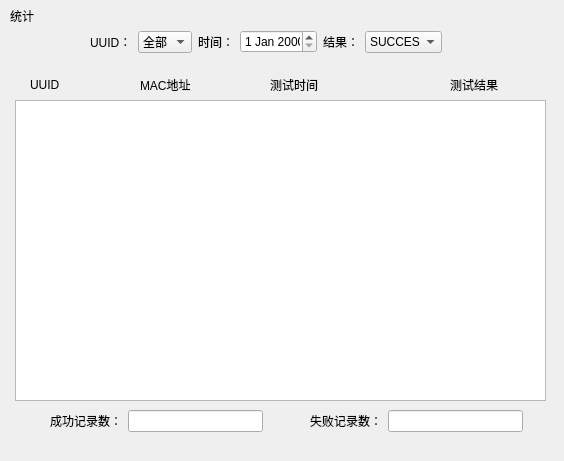
<?xml version="1.0" encoding="UTF-8"?>
<ui version="4.0">
 <class>staisform</class>
 <widget class="QWidget" name="staisform">
  <property name="geometry">
   <rect>
    <x>0</x>
    <y>0</y>
    <width>564</width>
    <height>461</height>
   </rect>
  </property>
  <property name="windowTitle">
   <string>Form</string>
  </property>
  <widget class="QLabel" name="label_4">
   <property name="geometry">
    <rect>
     <x>10</x>
     <y>10</y>
     <width>54</width>
     <height>12</height>
    </rect>
   </property>
   <property name="text">
    <string>统计</string>
   </property>
  </widget>
  <widget class="QTableView" name="tableView">
   <property name="geometry">
    <rect>
     <x>15</x>
     <y>100</y>
     <width>531</width>
     <height>301</height>
    </rect>
   </property>
  </widget>
  <widget class="QLabel" name="label_8">
   <property name="geometry">
    <rect>
     <x>140</x>
     <y>70</y>
     <width>59</width>
     <height>29</height>
    </rect>
   </property>
   <property name="text">
    <string>MAC地址</string>
   </property>
  </widget>
  <widget class="QLabel" name="label_9">
   <property name="geometry">
    <rect>
     <x>270</x>
     <y>70</y>
     <width>59</width>
     <height>29</height>
    </rect>
   </property>
   <property name="text">
    <string>测试时间</string>
   </property>
  </widget>
  <widget class="QLabel" name="label_10">
   <property name="geometry">
    <rect>
     <x>450</x>
     <y>70</y>
     <width>59</width>
     <height>29</height>
    </rect>
   </property>
   <property name="text">
    <string>测试结果</string>
   </property>
  </widget>
  <widget class="QLabel" name="label_11">
   <property name="geometry">
    <rect>
     <x>30</x>
     <y>70</y>
     <width>59</width>
     <height>29</height>
    </rect>
   </property>
   <property name="text">
    <string>UUID</string>
   </property>
  </widget>
  <widget class="QWidget" name="">
   <property name="geometry">
    <rect>
     <x>90</x>
     <y>30</y>
     <width>352</width>
     <height>24</height>
    </rect>
   </property>
   <layout class="QHBoxLayout" name="horizontalLayout_4">
    <item>
     <layout class="QHBoxLayout" name="horizontalLayout_3">
      <item>
       <widget class="QLabel" name="label">
        <property name="text">
         <string>UUID：</string>
        </property>
       </widget>
      </item>
      <item>
       <widget class="QComboBox" name="comboBox">
        <item>
         <property name="text">
          <string>全部</string>
         </property>
        </item>
       </widget>
      </item>
     </layout>
    </item>
    <item>
     <layout class="QHBoxLayout" name="horizontalLayout_2">
      <item>
       <widget class="QLabel" name="label_2">
        <property name="text">
         <string>时间：</string>
        </property>
       </widget>
      </item>
      <item>
       <widget class="QDateEdit" name="dateEdit"/>
      </item>
     </layout>
    </item>
    <item>
     <layout class="QHBoxLayout" name="horizontalLayout">
      <item>
       <widget class="QLabel" name="label_3">
        <property name="text">
         <string>结果：</string>
        </property>
       </widget>
      </item>
      <item>
       <widget class="QComboBox" name="comboBox_2">
        <item>
         <property name="text">
          <string>SUCCESS</string>
         </property>
        </item>
        <item>
         <property name="text">
          <string>FAIL</string>
         </property>
        </item>
       </widget>
      </item>
     </layout>
    </item>
   </layout>
  </widget>
  <widget class="QWidget" name="">
   <property name="geometry">
    <rect>
     <x>310</x>
     <y>410</y>
     <width>213</width>
     <height>22</height>
    </rect>
   </property>
   <layout class="QHBoxLayout" name="horizontalLayout_5">
    <item>
     <widget class="QLabel" name="label_6">
      <property name="text">
       <string>失败记录数：</string>
      </property>
     </widget>
    </item>
    <item>
     <widget class="QLineEdit" name="lineEdit_2">
      <property name="enabled">
       <bool>true</bool>
      </property>
     </widget>
    </item>
   </layout>
  </widget>
  <widget class="QWidget" name="">
   <property name="geometry">
    <rect>
     <x>50</x>
     <y>410</y>
     <width>213</width>
     <height>22</height>
    </rect>
   </property>
   <layout class="QHBoxLayout" name="horizontalLayout_6">
    <item>
     <widget class="QLabel" name="label_5">
      <property name="text">
       <string>成功记录数：</string>
      </property>
     </widget>
    </item>
    <item>
     <widget class="QLineEdit" name="lineEdit"/>
    </item>
   </layout>
  </widget>
 </widget>
 <resources/>
 <connections/>
</ui>
